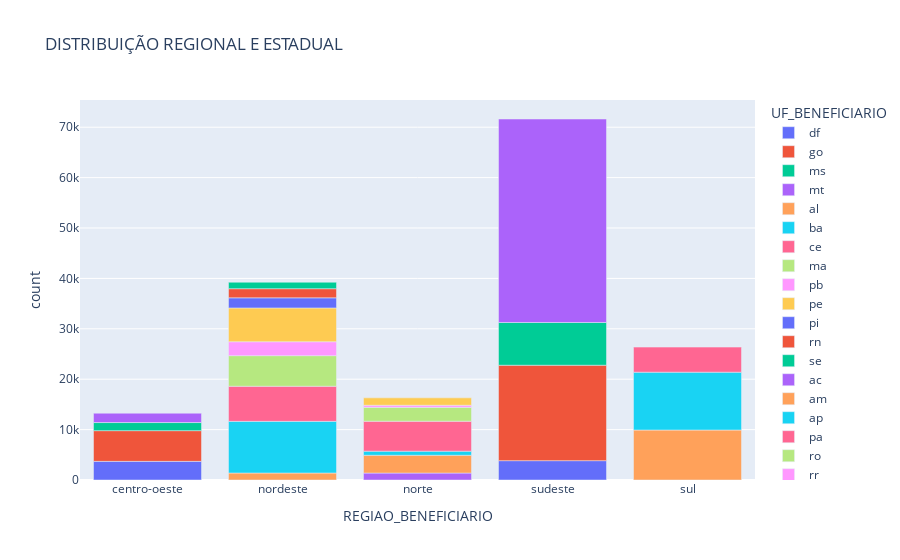

This figure's notebook cell:
### Code cell
# Gráfico 3: Distribuição Regional e Estadual, Um gráfico de barras que mostra a contagem de beneficiários por região e estado.
fig3 = px.bar(regional_state_distribution, x='REGIAO_BENEFICIARIO', y='count', color='UF_BENEFICIARIO',
              title='DISTRIBUIÇÃO REGIONAL E ESTADUAL')
fig3.show()

### Figure 1 — Plotly figure (JSON) as saved in the notebook; plotly's stock layout.template omitted (floating-point values rounded to 4 significant figures)
{"data": [{"alignmentgroup": "True", "hovertemplate": "UF_BENEFICIARIO=df<br>REGIAO_BENEFICIARIO=%{x}<br>count=%{y}<extra></extra>", "legendgroup": "df", "marker": {"color": "#636efa", "pattern": {"shape": ""}}, "name": "df", "offsetgroup": "df", "orientation": "v", "showlegend": true, "textposition": "auto", "type": "bar", "x": ["centro-oeste"], "xaxis": "x", "y": [3697], "yaxis": "y"}, {"alignmentgroup": "True", "hovertemplate": "UF_BENEFICIARIO=go<br>REGIAO_BENEFICIARIO=%{x}<br>count=%{y}<extra></extra>", "legendgroup": "go", "marker": {"color": "#EF553B", "pattern": {"shape": ""}}, "name": "go", "offsetgroup": "go", "orientation": "v", "showlegend": true, "textposition": "auto", "type": "bar", "x": ["centro-oeste"], "xaxis": "x", "y": [6094], "yaxis": "y"}, {"alignmentgroup": "True", "hovertemplate": "UF_BENEFICIARIO=ms<br>REGIAO_BENEFICIARIO=%{x}<br>count=%{y}<extra></extra>", "legendgroup": "ms", "marker": {"color": "#00cc96", "pattern": {"shape": ""}}, "name": "ms", "offsetgroup": "ms", "orientation": "v", "showlegend": true, "textposition": "auto", "type": "bar", "x": ["centro-oeste"], "xaxis": "x", "y": [1611], "yaxis": "y"}, {"alignmentgroup": "True", "hovertemplate": "UF_BENEFICIARIO=mt<br>REGIAO_BENEFICIARIO=%{x}<br>count=%{y}<extra></extra>", "legendgroup": "mt", "marker": {"color": "#ab63fa", "pattern": {"shape": ""}}, "name": "mt", "offsetgroup": "mt", "orientation": "v", "showlegend": true, "textposition": "auto", "type": "bar", "x": ["centro-oeste"], "xaxis": "x", "y": [1852], "yaxis": "y"}, {"alignmentgroup": "True", "hovertemplate": "UF_BENEFICIARIO=al<br>REGIAO_BENEFICIARIO=%{x}<br>count=%{y}<extra></extra>", "legendgroup": "al", "marker": {"color": "#FFA15A", "pattern": {"shape": ""}}, "name": "al", "offsetgroup": "al", "orientation": "v", "showlegend": true, "textposition": "auto", "type": "bar", "x": ["nordeste"], "xaxis": "x", "y": [1387], "yaxis": "y"}, {"alignmentgroup": "True", "hovertemplate": "UF_BENEFICIARIO=ba<br>REGIAO_BENEFICIARIO=%{x}<br>count=%{y}<extra></extra>", "legendgroup": "ba", "marker": {"color": "#19d3f3", "pattern": {"shape": ""}}, "name": "ba", "offsetgroup": "ba", "orientation": "v", "showlegend": true, "textposition": "auto", "type": "bar", "x": ["nordeste"], "xaxis": "x", "y": [10250], "yaxis": "y"}, {"alignmentgroup": "True", "hovertemplate": "UF_BENEFICIARIO=ce<br>REGIAO_BENEFICIARIO=%{x}<br>count=%{y}<extra></extra>", "legendgroup": "ce", "marker": {"color": "#FF6692", "pattern": {"shape": ""}}, "name": "ce", "offsetgroup": "ce", "orientation": "v", "showlegend": true, "textposition": "auto", "type": "bar", "x": ["nordeste"], "xaxis": "x", "y": [6964], "yaxis": "y"}, {"alignmentgroup": "True", "hovertemplate": "UF_BENEFICIARIO=ma<br>REGIAO_BENEFICIARIO=%{x}<br>count=%{y}<extra></extra>", "legendgroup": "ma", "marker": {"color": "#B6E880", "pattern": {"shape": ""}}, "name": "ma", "offsetgroup": "ma", "orientation": "v", "showlegend": true, "textposition": "auto", "type": "bar", "x": ["nordeste"], "xaxis": "x", "y": [6070], "yaxis": "y"}, {"alignmentgroup": "True", "hovertemplate": "UF_BENEFICIARIO=pb<br>REGIAO_BENEFICIARIO=%{x}<br>count=%{y}<extra></extra>", "legendgroup": "pb", "marker": {"color": "#FF97FF", "pattern": {"shape": ""}}, "name": "pb", "offsetgroup": "pb", "orientation": "v", "showlegend": true, "textposition": "auto", "type": "bar", "x": ["nordeste"], "xaxis": "x", "y": [2763], "yaxis": "y"}, {"alignmentgroup": "True", "hovertemplate": "UF_BENEFICIARIO=pe<br>REGIAO_BENEFICIARIO=%{x}<br>count=%{y}<extra></extra>", "legendgroup": "pe", "marker": {"color": "#FECB52", "pattern": {"shape": ""}}, "name": "pe", "offsetgroup": "pe", "orientation": "v", "showlegend": true, "textposition": "auto", "type": "bar", "x": ["nordeste"], "xaxis": "x", "y": [6708], "yaxis": "y"}, {"alignmentgroup": "True", "hovertemplate": "UF_BENEFICIARIO=pi<br>REGIAO_BENEFICIARIO=%{x}<br>count=%{y}<extra></extra>", "legendgroup": "pi", "marker": {"color": "#636efa", "pattern": {"shape": ""}}, "name": "pi", "offsetgroup": "pi", "orientation": "v", "showlegend": true, "textposition": "auto", "type": "bar", "x": ["nordeste"], "xaxis": "x", "y": [2005], "yaxis": "y"}, {"alignmentgroup": "True", "hovertemplate": "UF_BENEFICIARIO=rn<br>REGIAO_BENEFICIARIO=%{x}<br>count=%{y}<extra></extra>", "legendgroup": "rn", "marker": {"color": "#EF553B", "pattern": {"shape": ""}}, "name": "rn", "offsetgroup": "rn", "orientation": "v", "showlegend": true, "textposition": "auto", "type": "bar", "x": ["nordeste"], "xaxis": "x", "y": [1810], "yaxis": "y"}, {"alignmentgroup": "True", "hovertemplate": "UF_BENEFICIARIO=se<br>REGIAO_BENEFICIARIO=%{x}<br>count=%{y}<extra></extra>", "legendgroup": "se", "marker": {"color": "#00cc96", "pattern": {"shape": ""}}, "name": "se", "offsetgroup": "se", "orientation": "v", "showlegend": true, "textposition": "auto", "type": "bar", "x": ["nordeste"], "xaxis": "x", "y": [1287], "yaxis": "y"}, {"alignmentgroup": "True", "hovertemplate": "UF_BENEFICIARIO=ac<br>REGIAO_BENEFICIARIO=%{x}<br>count=%{y}<extra></extra>", "legendgroup": "ac", "marker": {"color": "#ab63fa", "pattern": {"shape": ""}}, "name": "ac", "offsetgroup": "ac", "orientation": "v", "showlegend": true, "textposition": "auto", "type": "bar", "x": ["norte"], "xaxis": "x", "y": [1379], "yaxis": "y"}, {"alignmentgroup": "True", "hovertemplate": "UF_BENEFICIARIO=am<br>REGIAO_BENEFICIARIO=%{x}<br>count=%{y}<extra></extra>", "legendgroup": "am", "marker": {"color": "#FFA15A", "pattern": {"shape": ""}}, "name": "am", "offsetgroup": "am", "orientation": "v", "showlegend": true, "textposition": "auto", "type": "bar", "x": ["norte"], "xaxis": "x", "y": [3530], "yaxis": "y"}, {"alignmentgroup": "True", "hovertemplate": "UF_BENEFICIARIO=ap<br>REGIAO_BENEFICIARIO=%{x}<br>count=%{y}<extra></extra>", "legendgroup": "ap", "marker": {"color": "#19d3f3", "pattern": {"shape": ""}}, "name": "ap", "offsetgroup": "ap", "orientation": "v", "showlegend": true, "textposition": "auto", "type": "bar", "x": ["norte"], "xaxis": "x", "y": [811], "yaxis": "y"}, {"alignmentgroup": "True", "hovertemplate": "UF_BENEFICIARIO=pa<br>REGIAO_BENEFICIARIO=%{x}<br>count=%{y}<extra></extra>", "legendgroup": "pa", "marker": {"color": "#FF6692", "pattern": {"shape": ""}}, "name": "pa", "offsetgroup": "pa", "orientation": "v", "showlegend": true, "textposition": "auto", "type": "bar", "x": ["norte"], "xaxis": "x", "y": [5941], "yaxis": "y"}, {"alignmentgroup": "True", "hovertemplate": "UF_BENEFICIARIO=ro<br>REGIAO_BENEFICIARIO=%{x}<br>count=%{y}<extra></extra>", "legendgroup": "ro", "marker": {"color": "#B6E880", "pattern": {"shape": ""}}, "name": "ro", "offsetgroup": "ro", "orientation": "v", "showlegend": true, "textposition": "auto", "type": "bar", "x": ["norte"], "xaxis": "x", "y": [2752], "yaxis": "y"}, {"alignmentgroup": "True", "hovertemplate": "UF_BENEFICIARIO=rr<br>REGIAO_BENEFICIARIO=%{x}<br>count=%{y}<extra></extra>", "legendgroup": "rr", "marker": {"color": "#FF97FF", "pattern": {"shape": ""}}, "name": "rr", "offsetgroup": "rr", "orientation": "v", "showlegend": true, "textposition": "auto", "type": "bar", "x": ["norte"], "xaxis": "x", "y": [421], "yaxis": "y"}, {"alignmentgroup": "True", "hovertemplate": "UF_BENEFICIARIO=to<br>REGIAO_BENEFICIARIO=%{x}<br>count=%{y}<extra></extra>", "legendgroup": "to", "marker": {"color": "#FECB52", "pattern": {"shape": ""}}, "name": "to", "offsetgroup": "to", "orientation": "v", "showlegend": true, "textposition": "auto", "type": "bar", "x": ["norte"], "xaxis": "x", "y": [1463], "yaxis": "y"}, {"alignmentgroup": "True", "hovertemplate": "UF_BENEFICIARIO=es<br>REGIAO_BENEFICIARIO=%{x}<br>count=%{y}<extra></extra>", "legendgroup": "es", "marker": {"color": "#636efa", "pattern": {"shape": ""}}, "name": "es", "offsetgroup": "es", "orientation": "v", "showlegend": true, "textposition": "auto", "type": "bar", "x": ["sudeste"], "xaxis": "x", "y": [3838], "yaxis": "y"}, {"alignmentgroup": "True", "hovertemplate": "UF_BENEFICIARIO=mg<br>REGIAO_BENEFICIARIO=%{x}<br>count=%{y}<extra></extra>", "legendgroup": "mg", "marker": {"color": "#EF553B", "pattern": {"shape": ""}}, "name": "mg", "offsetgroup": "mg", "orientation": "v", "showlegend": true, "textposition": "auto", "type": "bar", "x": ["sudeste"], "xaxis": "x", "y": [18934], "yaxis": "y"}, {"alignmentgroup": "True", "hovertemplate": "UF_BENEFICIARIO=rj<br>REGIAO_BENEFICIARIO=%{x}<br>count=%{y}<extra></extra>", "legendgroup": "rj", "marker": {"color": "#00cc96", "pattern": {"shape": ""}}, "name": "rj", "offsetgroup": "rj", "orientation": "v", "showlegend": true, "textposition": "auto", "type": "bar", "x": ["sudeste"], "xaxis": "x", "y": [8485], "yaxis": "y"}, {"alignmentgroup": "True", "hovertemplate": "UF_BENEFICIARIO=sp<br>REGIAO_BENEFICIARIO=%{x}<br>count=%{y}<extra></extra>", "legendgroup": "sp", "marker": {"color": "#ab63fa", "pattern": {"shape": ""}}, "name": "sp", "offsetgroup": "sp", "orientation": "v", "showlegend": true, "textposition": "auto", "type": "bar", "x": ["sudeste"], "xaxis": "x", "y": [40372], "yaxis": "y"}, {"alignmentgroup": "True", "hovertemplate": "UF_BENEFICIARIO=pr<br>REGIAO_BENEFICIARIO=%{x}<br>count=%{y}<extra></extra>", "legendgroup": "pr", "marker": {"color": "#FFA15A", "pattern": {"shape": ""}}, "name": "pr", "offsetgroup": "pr", "orientation": "v", "showlegend": true, "textposition": "auto", "type": "bar", "x": ["sul"], "xaxis": "x", "y": [9916], "yaxis": "y"}, {"alignmentgroup": "True", "hovertemplate": "UF_BENEFICIARIO=rs<br>REGIAO_BENEFICIARIO=%{x}<br>count=%{y}<extra></extra>", "legendgroup": "rs", "marker": {"color": "#19d3f3", "pattern": {"shape": ""}}, "name": "rs", "offsetgroup": "rs", "orientation": "v", "showlegend": true, "textposition": "auto", "type": "bar", "x": ["sul"], "xaxis": "x", "y": [11478], "yaxis": "y"}, {"alignmentgroup": "True", "hovertemplate": "UF_BENEFICIARIO=sc<br>REGIAO_BENEFICIARIO=%{x}<br>count=%{y}<extra></extra>", "legendgroup": "sc", "marker": {"color": "#FF6692", "pattern": {"shape": ""}}, "name": "sc", "offsetgroup": "sc", "orientation": "v", "showlegend": true, "textposition": "auto", "type": "bar", "x": ["sul"], "xaxis": "x", "y": [4974], "yaxis": "y"}], "layout": {"barmode": "relative", "legend": {"title": {"text": "UF_BENEFICIARIO"}, "tracegroupgap": 0}, "title": {"text": "DISTRIBUIÇÃO REGIONAL E ESTADUAL"}, "xaxis": {"anchor": "y", "domain": [0, 1], "title": {"text": "REGIAO_BENEFICIARIO"}}, "yaxis": {"anchor": "x", "domain": [0, 1], "title": {"text": "count"}}}}
